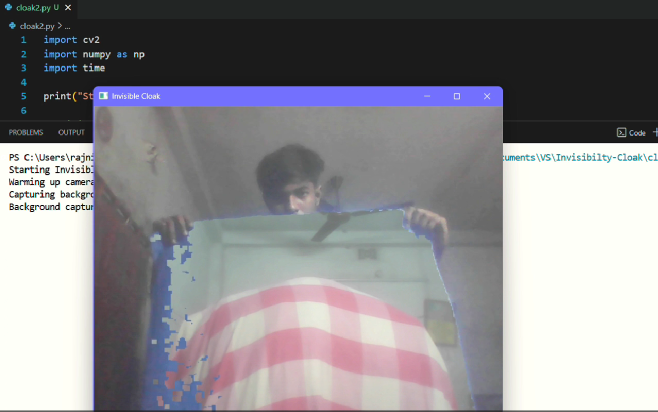
#> input picture image.png, 1316 x 823 px, given in place of the camera (shown at 1/2 size)
$ python cloak.py
#> lines starting #> are read from the running program, lines starting #| are printed output that depends on the picture; after the words box and inside, x2 and y2 are one past the last pixel; in counts of white or black regions, pixels touching at a corner belong together
import cv2
import numpy as np
import time

print("Starting Invisible Cloak... Press 'q' to quit")

# Initialize webcam with faster settings
cap = cv2.VideoCapture(0, cv2.CAP_DSHOW)  # DirectShow for quicker startup on Windows
cap.set(cv2.CAP_PROP_FRAME_WIDTH, 640)
cap.set(cv2.CAP_PROP_FRAME_HEIGHT, 480)
cap.set(cv2.CAP_PROP_FPS, 30)

# Quick warm-up
print("Warming up camera...")
for _ in range(10):
    ret, _ = cap.read()
    if ret:
        break
#> this loop made 1 pass
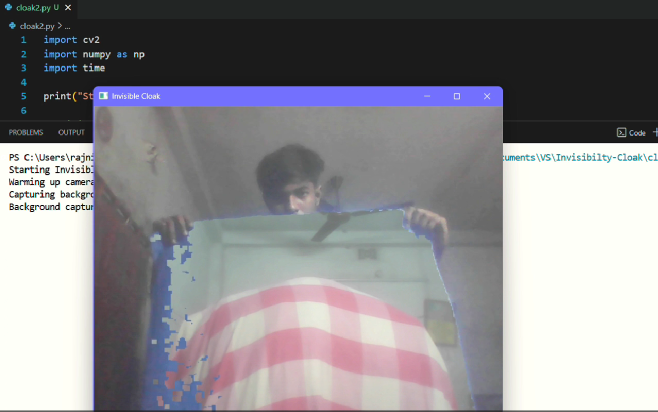
#> input picture image.png, 1316 x 823 px, given in place of the camera (shown at 1/2 size)
time.sleep(0.5)  # short stabilization

# Capture background quickly
print("Capturing background... Please stay out of frame.")
background_frames = []
for i in range(15):  # reduced frame count for faster start
    ret, bg = cap.read()
    if ret:
        background_frames.append(bg)
#> after the loop, background_frames = 15 items
if background_frames:
    background = np.median(background_frames, axis=0).astype(np.uint8)
#> background is the input picture: shape (823, 1316, 3); mean B, G, R 141.3, 137.4, 139
    background = np.flip(background, axis=1)
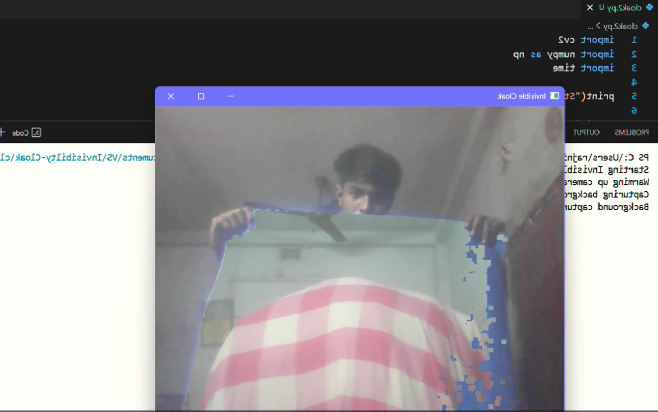
#> background: shape (823, 1316, 3) (shown at 1/2 size); mean B, G, R 141.3, 137.4, 139
else:
    print("Warning: Could not capture background properly.")
    ret, background = cap.read()
    background = np.flip(background, axis=1)

print("Background captured. Cloak mode ON.")

while True:
    ret, frame = cap.read()
    if not ret:
        break

    frame = np.flip(frame, axis=1)
    hsv = cv2.cvtColor(frame, cv2.COLOR_BGR2HSV)
#> hsv: shape (823, 1316, 3); mean H, S, V 54.4, 20, 146.9

    # Color range
    lower_cloth = np.array([80, 60, 60])
    upper_cloth = np.array([110, 255, 255])
    mask = cv2.inRange(hsv, lower_cloth, upper_cloth)
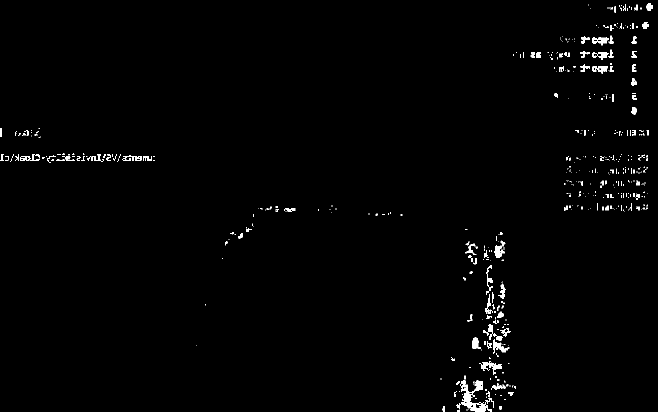
#> mask: shape (823, 1316) (shown at 1/2 size); 1% white; 547 white regions (436 under 20 px), largest, box (x1, y1, x2, y2) and area: (912, 761, 988, 823) 1255, (959, 722, 1003, 749) 477, (966, 648, 1005, 681) 363

    kernel = np.ones((3, 3), np.uint8)
    mask = cv2.morphologyEx(mask, cv2.MORPH_OPEN, kernel, iterations=2)
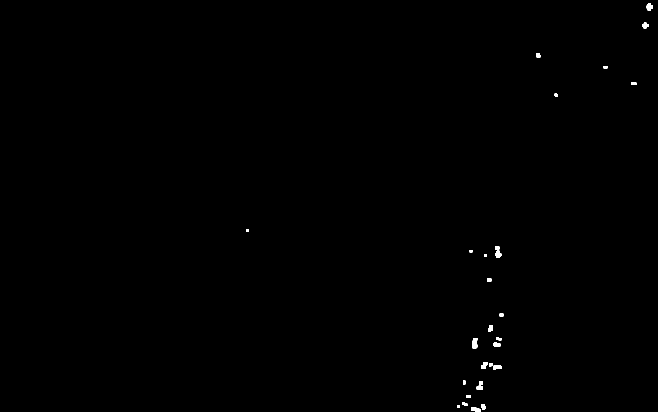
#> mask: shape (823, 1316) (shown at 1/2 size); 0.2% white; 28 white regions, largest, box (x1, y1, x2, y2) and area: (945, 676, 955, 697) 180, (962, 724, 976, 738) 144, (986, 730, 1003, 740) 140
    mask = cv2.dilate(mask, kernel, iterations=1)
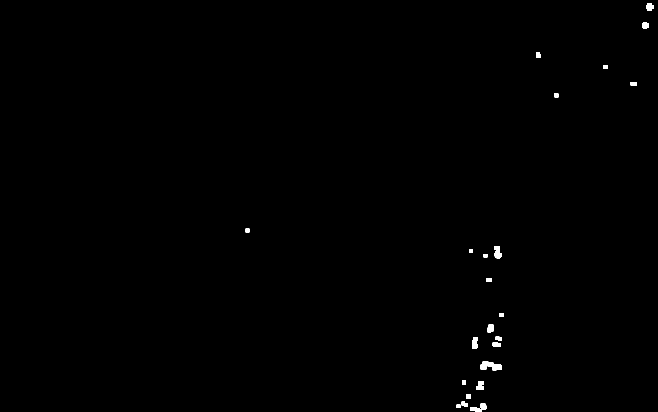
#> mask: shape (823, 1316) (shown at 1/2 size); 0.3% white; 23 white regions, largest, box (x1, y1, x2, y2) and area: (961, 723, 1004, 741) 485, (941, 807, 973, 823) 301, (989, 492, 1004, 517) 281

    mask_inv = cv2.bitwise_not(mask)
    cloak_area = cv2.bitwise_and(background, background, mask=mask)
    rest_area = cv2.bitwise_and(frame, frame, mask=mask_inv)
    final_output = cv2.addWeighted(cloak_area, 1, rest_area, 1, 0)

    cv2.imshow("Invisible Cloak", final_output)

    key = cv2.waitKey(1)
#> (key Esc is pressed here)
    if key != -1 and chr(key & 0xFF).lower() == 'q':
        print("Exiting...")
        break

cap.release()
cv2.destroyAllWindows()
